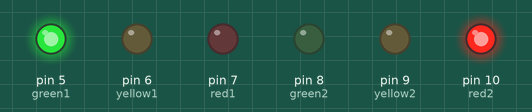
Simulated run of this sketch. Board: Arduino Uno, built with avr-gcc and run on an emulated ATmega328P. On the bench: output pins drawn as LEDs (lit = HIGH).

Above: at 2.5 s.
At 5.7 s:
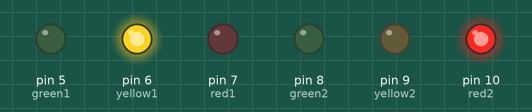
At 6.7 s:
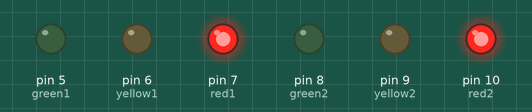
At 9.5 s:
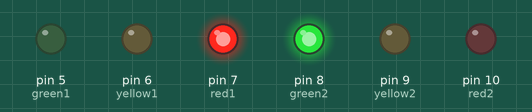
At 12.7 s:
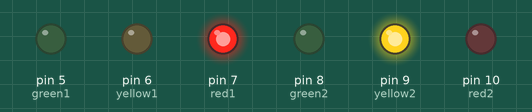
Timing chart, 0 to 18.2 s (numbered marks = the images above):
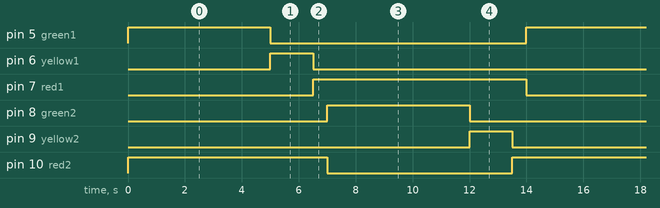

Measured:
- by itself, pin 5 (green1), pin 8 (green2): alternates HIGH for 5.0 s and LOW for 9.0 s
- by itself, pin 6 (yellow1), pin 9 (yellow2): alternates HIGH for 1.5 s and LOW for 12.5 s
- by itself, pin 7 (red1), pin 10 (red2): alternates HIGH for 7.5 s and LOW for 6.5 s

The sketch:

Pia_New.ino
```cpp
// Pines de arduino
int green1 = 5;
int yellow1 = 6;
int red1 = 7;
int green2 = 8;
int yellow2 = 9;
int red2 = 10;
void turnoff(int led){
  // Apaga LED
  digitalWrite(led, LOW);
}
void turnon(int led){
  // Prende LED
  digitalWrite(led, HIGH);
}
void switchled(int ledoff,int ledon,int wait){
  // Apaga un led, prende otro y espera <wait> milisegundos
  turnoff(ledoff);
  turnon(ledon);
  delay(wait);
}
void green2red(int green,int yellow,int red){
  // Secuencia de verde a amarillo a rojo
  switchled(red,green,5000);
  switchled(green,yellow,1500);
  switchled(yellow,red,500);
}
 void empezar(){
  // Define estado inicial e inicia secuencia de transformaci?n de LEDs
  turnon(green1);
  turnon(red2);
  green2red(green1,yellow1,red1);
  green2red(green2,yellow2,red2);
}

void setup(){
  pinMode(green1, OUTPUT);
  pinMode(yellow1, OUTPUT);
  pinMode(red1, OUTPUT);
  pinMode(green2, OUTPUT);
  pinMode(yellow2, OUTPUT);
  pinMode(red2, OUTPUT);
}

void loop(){
  // Inicia programa en loop indefinidamente
  empezar();
}
```
